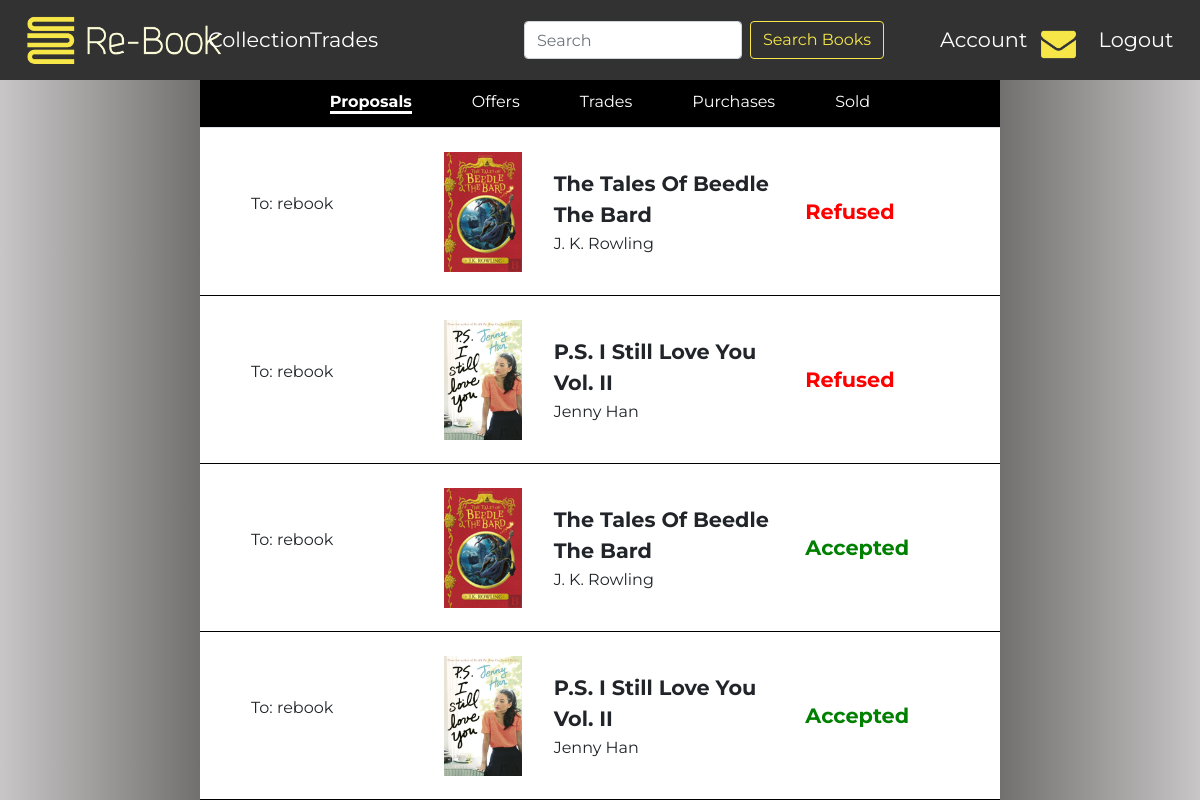
Page /proposals (signed in) on the committed database.
### rebook/models.py (models this page shows)
class Proposal(models.Model):
    bookInstance = models.ForeignKey(BookInstance, on_delete=models.CASCADE)
    timestamp = models.DateTimeField()
    user2 = models.ForeignKey(User, on_delete=models.PROTECT)
    state = models.ForeignKey(TradeState, on_delete=models.PROTECT)

class BookInstance(models.Model):
    ISBN = models.ForeignKey(Book, on_delete=models.PROTECT)
    User = models.ForeignKey(User, on_delete=models.PROTECT)
    state = models.ForeignKey(BookState, on_delete=models.PROTECT)
    readingState = models.DecimalField(max_digits=4, decimal_places=3)
    goal = models.ForeignKey(BookGoals, on_delete=models.PROTECT)
    rating = models.ForeignKey(Ratings, on_delete=models.PROTECT, default=None, null=True)
    price = models.DecimalField(max_digits=10, decimal_places=2, null=True)

class User(AbstractUser):
    address = models.CharField(max_length=200)
    photo = models.ImageField(storage=fs)
    hasNotifications = models.BooleanField(default=False)

class Book(models.Model):
    ISBN = models.CharField(max_length=20, primary_key=True)
    title = models.CharField(max_length=100)
    author = models.ManyToManyField(Author)
    publisher = models.ForeignKey(Publisher, on_delete=models.CASCADE)
    year = models.IntegerField()
    cover = models.ImageField(storage=fs)

class Author(models.Model):
    name = models.CharField(max_length=70)

class TradeState(models.Model):
    state = models.CharField(max_length=20)

### rebook/views.py (the view)
# urls.py: path('proposals', views.proposals, name='proposals'),
def proposals(request):
    user = User.objects.get(username=request.user)
    my_proposals = Proposal.objects.filter(user2=user.id)
    return render(request, 'proposals.html', { 'my_proposals': my_proposals })

### rebook/templates/proposals.html (shortened to what this page needs)
{% extends "layout.html" %}
{% load custom_tags %}
{% block navbar %}
    <form action="/search/" method="POST" class="form-inline my-2 my-lg-0 ml-auto">
        <input name="query" class="form-control mr-sm-2" type="search" placeholder="Search" aria-label="Search">
        <button class="btn btn-outline-warning my-2 my-sm-0" type="submit">Search Books</button>
    </form>
{% endblock %}
{% block main %}
    <ul class="row nav nav-tabs justify-content-center">
        <li><a class="active" href="/proposals" id="toggle-proposals">Proposals</a></li>
        <li><a href="/offers" id="toggle-offers">Offers</a></li>
        <li><a href="/trades" id="toggle-trades">Trades</a></li>
        <li><a href="/purchases" id="toggle-offers">Purchases</a></li>
        <li><a href="/sold" id="toggle-offers">Sold</a></li>
    </ul>
    <div class="">
        {% for proposal in my_proposals %}
        <div class="row bookListItem">
            <div class="col-2 bookDetails my-auto">
                <p>To: {{proposal.bookInstance.User.username}}</p>
            </div>
            <div class="col-2">
                <img src="{{ proposal.bookInstance.ISBN.cover.url }}" class="cover" id="bookCover"/>
            </div>
            <div class="col-4 bookDetails">
                <p class="bookTitle">{{ proposal.bookInstance.ISBN.title }}</p>
                    {% for author in proposal.bookInstance.ISBN.author.all %}
                        <span class="authorName">{{ author.name }}</span>
                    {% endfor %}
            </div>
            <div col-1 class="my-auto">
                {% ifequal proposal.state.id 1 %}
                    <span class="authorName state" style="color: green">{{ proposal.state.state }}</span>
                {% endifequal %}
                {% ifequal proposal.state.id 2 %}
                    <span class="authorName state" style="color: red">{{ proposal.state.state }}</span>
                {% endifequal %}
            </div>
        </div>
        {% endfor %}
    </div>
{% endblock %}

### rebook/static/styles/layoutStyles.css (style rules this page uses)
body { font-family: 'Montserrat', sans-serif; }
.btn { color: #F6E648; }
.bookListItem { height: 21vh; padding-bottom: 3vh !important; padding-top: 3vh !important; border-bottom: 1px solid black; text-align: center; }
.bookDetails { text-align: left; margin-left: 3vw }
.cover { height: 15vh; margin-right: 5vw; padding-left: 5vw }
.bookTitle { font-size: 1.3rem; margin-top: 2vh; font-weight: bold; margin-bottom: 2px; }
.bookTitle, .cover { cursor: pointer }
.authorName { font-size: 1rem; margin-right: 10px }
.btn-outline-warning { border-color: #F6E648; }
.nav.nav-tabs { background-color: black; height: 6vh; }
.nav.nav-tabs li { justify-content: center; height: 100%; padding: 10px 30px 0 30px; }
.nav.nav-tabs a { color: white; }
.nav.nav-tabs a.active { border-bottom: 3px solid white; font-weight: bold; }
.state { font-size: 1.3em; font-weight: bold }

### rows in the picture
Proposal: bookInstance.User.username "rebook", bookInstance.ISBN.cover (picture), bookInstance.ISBN "The Tales Of Beedle The Bard", state.state "Refused"
Author: name "J. K. Rowling"
Proposal: bookInstance.User.username "rebook", bookInstance.ISBN.cover (picture), bookInstance.ISBN "P.S. I Still Love You Vol. II", state.state "Refused"
Author: name "Jenny Han"
Proposal: bookInstance.User.username "rebook", bookInstance.ISBN.cover (picture), bookInstance.ISBN "The Tales Of Beedle The Bard", state.state "Accepted"
Proposal: bookInstance.User.username "rebook", bookInstance.ISBN.cover (picture), bookInstance.ISBN "P.S. I Still Love You Vol. II", state.state "Accepted"
